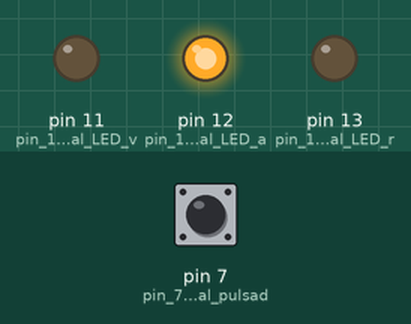
The sketch below on a simulated Arduino Uno, built with avr-gcc and run on an emulated ATmega328P. Shown: output pins drawn as LEDs (lit = HIGH). Inputs (shaded band) come from the test bench; at power-on: pin 7 (pin_7_conectado_al_pulsad) LOW.

Above: at 6.8 s.
6.9 s: pin 7 (pin_7_conectado_al_pulsad) pulled HIGH for 3 s
At 8.3 s:
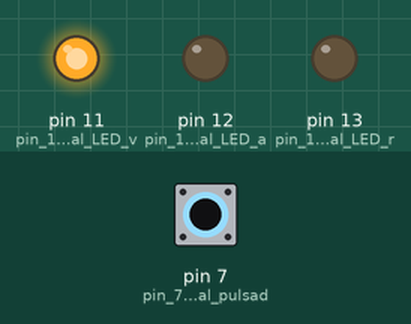
At 9.5 s:
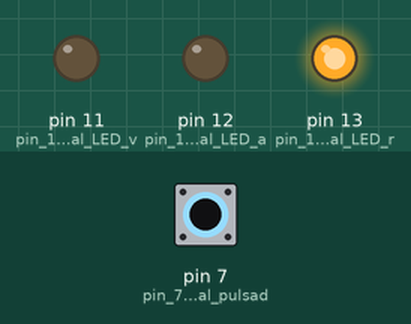
Timing chart, 0 to 18.0 s (numbered marks = the images above; inputs shaded):
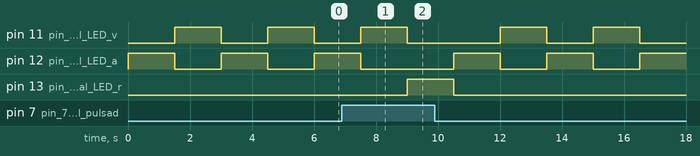

The sketch:

ejercicio2.ino
```cpp
void setup() {
  //Configuración inicial:
  pinMode(13, OUTPUT); //pin 13 conectado al LED rojo
  pinMode(12, OUTPUT); //pin 12 conectado al LED amarillo
  pinMode(11, OUTPUT); //pin 11 conectado al LED verde
  pinMode(7, INPUT); //pin 7 conectado al pulsador
}

void loop() {
  //Ejecución en bucle:
  if (digitalRead(7) == HIGH){ //comprueba si el botón está pulsado
    digitalWrite(13, HIGH); //encendemos el LED rojo
    digitalWrite(12, LOW); //apagamos el LED amarillo
    digitalWrite(11, LOW); //apagamos el LED verde
    delay(1500); //esperamos 1500 ms (1,5 segundos)
  }
  else{ //si el boton no está pulsado
  digitalWrite(13, LOW); //apagamos el LED rojo
  digitalWrite(12, HIGH); //encendemos el LED amarillo
  digitalWrite(11, LOW); //apagamos el LED verde
  delay(1500); //esperamos 1500 ms
  digitalWrite(13, LOW); //apagamos el LED rojo
  digitalWrite(12, LOW); //apagamos el LED amarillo
  digitalWrite(11, HIGH); //encendemos el LED verde
  delay(1500); //esperamos 1500 ms
  }
}
```

Measured:
- after the input at 6.9 s, pin 13 (pin_13_conectado_al_LED_r): LOW → HIGH after 2.1 s, → LOW 1.5 s later
- by itself, pin 12 (pin_12_conectado_al_LED_a): repeats every 3.0 s: HIGH 1.5 s, LOW 1.5 s
